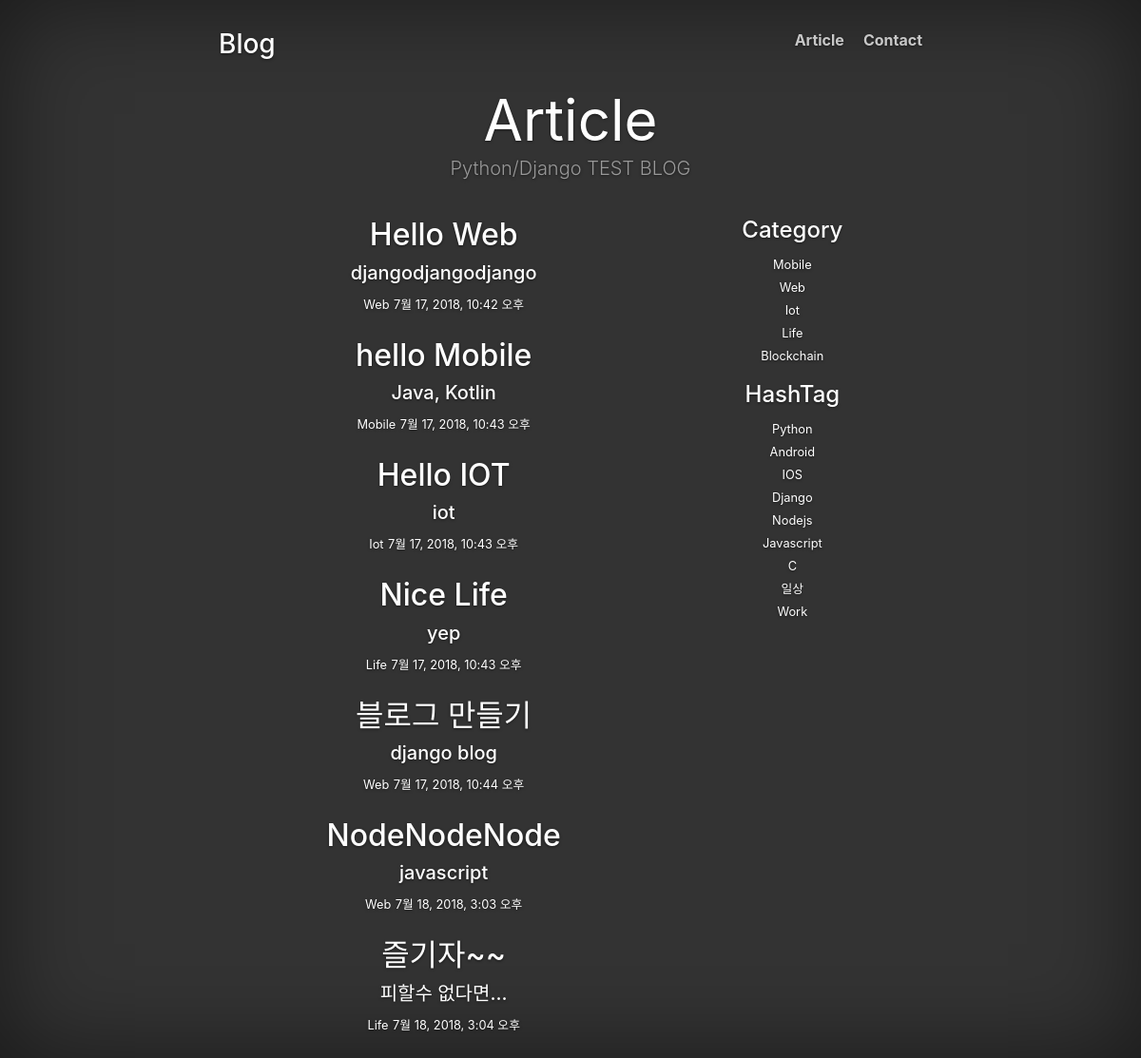
The app's page /articles/ with its own data.
### development/models.py (models this page shows, shortened)
class Article(models.Model):
    title = models.CharField(max_length=100)
    subTitle = models.CharField(max_length=100)
    content = models.TextField()
    category = models.ForeignKey(Category, on_delete=models.CASCADE)
    hashtag = models.ManyToManyField(HashTag)
    created_at = models.DateTimeField(auto_now_add=True)

class Category(models.Model):
    category_name = models.CharField(max_length=10)
    def __str__(self):
        return self.category_name

class HashTag(models.Model):
    tag = models.CharField(max_length=50)

### development/views.py (the view)
# urls.py: url(r'^articles/$', views.list_page, name='list'),
def list_page(request):
    category = request.GET.get('category')
    hashtag = request.GET.get('hashtag')
    if not category and not hashtag:
        article_list = Article.objects.all()
    elif category and hashtag:
        article_list = Article.objects.filter(category__category_name=category, hashtag__tag=hashtag)
    elif category:
        article_list = Article.objects.filter(category__category_name=category)
    else:
        article_list = Article.objects.filter(hashtag__tag=hashtag)
    hashtag_list = HashTag.objects.all()
    category_list = Category.objects.all()
    context = {
        'article_list' : article_list,
        'hashtag_list' : hashtag_list,
        'category_list' : category_list
    }
    return render(request, "article_list.html", context)

### templates/article_list.html
{% extends "base.html" %}
{% block body %}
<div class="container">
    <div class="blog-header">
        <h1 class="blog-title">Article</h1>
        <p class="lead blog-description">Python/Django TEST BLOG</p>
    </div>
    <div class="row">
        <div class="col-sm-8 blog-main">
            {% if article_list %}
                {% for article in article_list %}
                <div class="blog-post">
                    <h2 class="blog-post-title">
                        <a href="{% url "detail" article.id %}">{{ article.title }}</a>
                    </h2>
                    <h5 class="blog-post-title">{{ article.subTitle }}</h5>
                    <small>{{ article.category }}</small>
                    <small>{{ article.created_at }}</small>
                </div>
                <br/>
                {% endfor %}
            {% else %}
                <h2>게시글이 없습니다.</h2>
            {% endif %}
        </div>
        <div class="col-sm-3 col-sm-offset-1 blog-sidebar">
            <div class="sidebar-module sidebar-module-inset">
                <h4>Category</h4>
                <ol class="list-unstyled">
                    {% for category in category_list %}
                        <li>
                            <small>
                                <a href="/articles/?category={{ category }}">{{ category }}</a>
                            </small>
                        </li>
                    {% endfor %}
                </ol>
            </div>
            <div class="sidebar-module">
                <h4>HashTag</h4>
                <ol class="list-unstyled">
                    {% if hashtag_list %}
                        {% for hashtag in hashtag_list %}
                        <li>
                            <small><a href="/articles/?hashtag={{ hashtag.tag }}">{{ hashtag.tag }}</a></small>
                        </li>
                        {% endfor %}
                    {% endif %}
                </ol>
            </div>
        </div>
    </div>
</div>
{% endblock %}

### templates/base.html (shortened to what this page needs)
<!DOCTYPE html>
{% load static %}
<html lang="en">
<head>
    <link rel="stylesheet" href="{% static "css/lib/bootstrap.min.css" %}">
    <link rel="stylesheet" href="{% static "css/lib/fontawesome-all.min.css" %}">
    <link rel="stylesheet" href="{% static "css/base.css" %}">
</head>
<body>
    <div class="site-wrapper">
        <div class="site-wrapper-inner">
            <div class="cover-container">
                <div class="masthead clearfix">
                    <div class="inner">
                        <h3 class="masthead-brand"><a href="/">Blog</a></h3>
                        <nav>
                            <ul class="nav masthead-nav">
                                <li>
                                    <a href="/articles">Article</a>
                                </li>
                                <li>
                                    <a href="/contact">Contact</a>
                                </li>
                            </ul>
                        </nav>
                    </div>
                </div>
                {% block body %}
                {% endblock %}
            </div>
        </div>
    </div>
</body>
</html>

### static/css/base.css (style rules this page uses)
a, a:focus, a:hover { color: #fff; }
html, body { height: 100%; background-color: #333; }
body { color: #fff; text-align: center; text-shadow: 0 1px 3px rgba(0,0,0,.5); }
.site-wrapper { display: table; width: 100%; height: 100%; min-height: 100%; -webkit-box-shadow: inset 0 0 100px rgba(0,0,0,.5); box-shadow: inset 0 0 100px rgba(0,0,0,.5); }
.site-wrapper-inner { display: table-cell; vertical-align: top; }
.cover-container { margin-right: auto; margin-left: auto; }
.inner { padding: 30px; }
.masthead-brand { margin-bottom: 10px; }
.masthead-nav > li { display: inline-block; }
.masthead-nav > li + li { margin-left: 20px; }
.masthead-nav > li > a { padding-right: 0; padding-left: 0; font-size: 16px; font-weight: bold; color: #fff; color: rgba(255,255,255,.75); border-bottom: 2px solid transparent; }
@media (min-width: 768px) { .masthead-brand { float: left; } }
@media (min-width: 768px) { .masthead-nav { float: right; } }
@media (min-width: 768px) { .masthead { position: fixed; top: 0; } }
@media (min-width: 768px) { .site-wrapper-inner { vertical-align: middle; } }
@media (min-width: 768px) { .masthead, .mastfoot, .cover-container { width: 100%; } }
@media (min-width: 992px) { .masthead, .mastfoot, .cover-container { width: 800px; } }
.blog-header { padding-top: 60px; padding-bottom: 20px; }
.blog-title { margin-top: 30px; margin-bottom: 0; font-size: 60px; font-weight: normal; }
.blog-description { font-size: 20px; color: #999; }

### records on screen
Article: title "Hello Web", subTitle "djangodjangodjango", category "Web", created_at "7월 17, 2018, 10:42 오후"
Article: title "hello Mobile", subTitle "Java, Kotlin", category "Mobile", created_at "7월 17, 2018, 10:43 오후"
Article: title "Hello IOT", subTitle "iot", category "Iot", created_at "7월 17, 2018, 10:43 오후"
Article: title "Nice Life", subTitle "yep", category "Life", created_at "7월 17, 2018, 10:43 오후"
Article: title "블로그 만들기", subTitle "django blog", category "Web", created_at "7월 17, 2018, 10:44 오후"
Article: title "NodeNodeNode", subTitle "javascript", category "Web", created_at "7월 18, 2018, 3:03 오후"
Article: title "즐기자~~", subTitle "피할수 없다면...", category "Life", created_at "7월 18, 2018, 3:04 오후"
Category: category_name "Mobile"
Category: category_name "Web"
Category: category_name "Iot"
Category: category_name "Life"
Category: category_name "Blockchain"
HashTag: tag "Python"
HashTag: tag "Android"
HashTag: tag "IOS"
HashTag: tag "Django"
HashTag: tag "Nodejs"
HashTag: tag "Javascript"
HashTag: tag "C"
HashTag: tag "일상"
HashTag: tag "Work"
